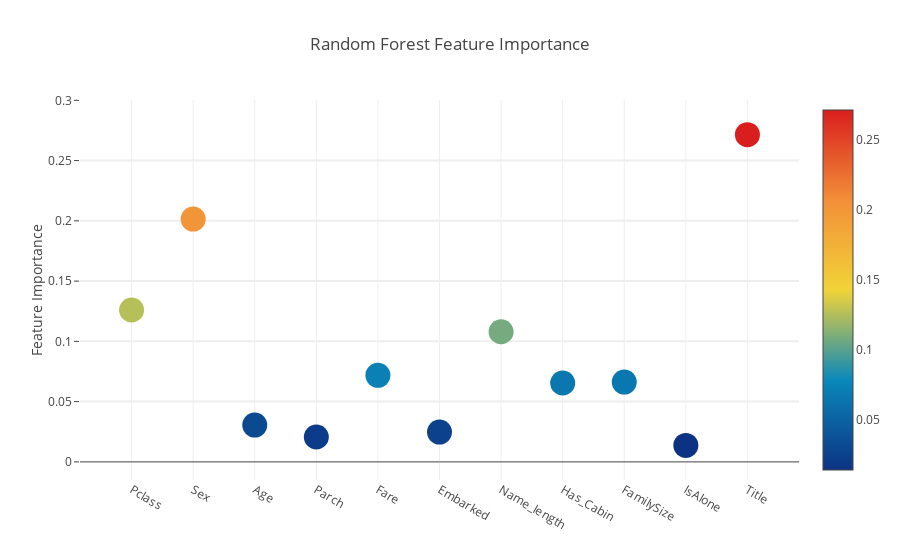

Write notebook code for a chart like this one.
### Code cell
import plotly.graph_objs as go
import plotly.offline as py
py.init_notebook_mode(connected=True)


# Scatter plot 
trace = go.Scatter(
    y = feature_dataframe['Random Forest feature importances'].values,
    x = feature_dataframe['features'].values,
    mode='markers',
    marker=dict(
        sizemode = 'diameter',
        sizeref = 1,
        size = 25,
#       size= feature_dataframe['AdaBoost feature importances'].values,
        #color = np.random.randn(500), #set color equal to a variable
        color = feature_dataframe['Random Forest feature importances'].values,
        colorscale='Portland',
        showscale=True
    ),
    text = feature_dataframe['features'].values
)
data = [trace]
layout= go.Layout(
    autosize= True,
    title= 'Random Forest Feature Importance',
    hovermode= 'closest',
#     xaxis= dict(
#         title= 'Pop',
#         ticklen= 5,
#         zeroline= False,
#         gridwidth= 2,
#     ),
    yaxis=dict(
        title= 'Feature Importance',
        ticklen= 5,
        gridwidth= 2
    ),
    showlegend= False
)
fig = go.Figure(data=data, layout=layout)
py.iplot(fig,filename='scatter2010')

### Figure 1 — Plotly figure (JSON) as saved in the notebook; plotly's stock layout.template omitted (floating-point values rounded to 4 significant figures)
{"data": [{"marker": {"color": [0.126, 0.2015, 0.03057, 0.02062, 0.07179, 0.02471, 0.1079, 0.06547, 0.06621, 0.01369, 0.2715], "colorscale": "Portland", "showscale": true, "size": 25, "sizemode": "diameter", "sizeref": 1}, "mode": "markers", "text": ["Pclass", "Sex", "Age", "Parch", "Fare", "Embarked", "Name_length", "Has_Cabin", "FamilySize", "IsAlone", "Title"], "type": "scatter", "x": ["Pclass", "Sex", "Age", "Parch", "Fare", "Embarked", "Name_length", "Has_Cabin", "FamilySize", "IsAlone", "Title"], "y": [0.126, 0.2015, 0.03057, 0.02062, 0.07179, 0.02471, 0.1079, 0.06547, 0.06621, 0.01369, 0.2715]}], "layout": {"autosize": true, "hovermode": "closest", "showlegend": false, "title": "Random Forest Feature Importance", "yaxis": {"gridwidth": 2, "ticklen": 5, "title": "Feature Importance"}}}
